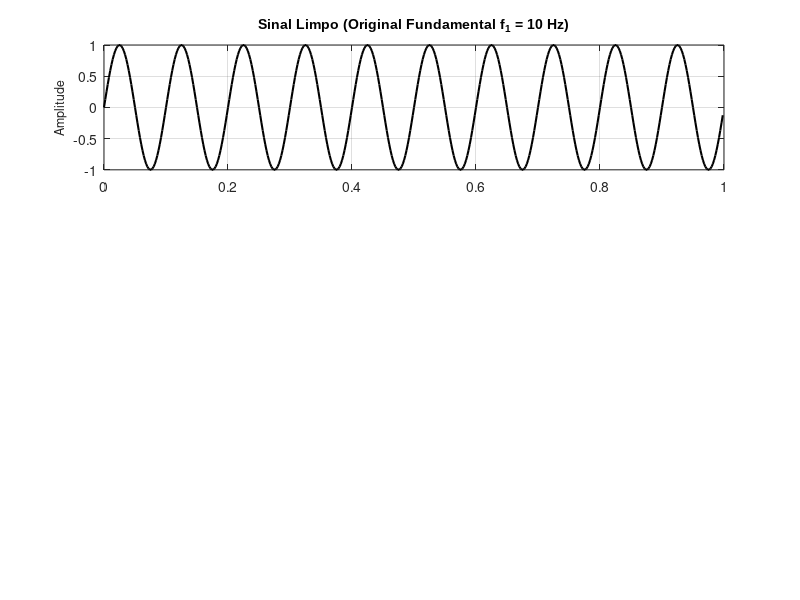

Write the MATLAB code that produced this figure. (Note: this script raises an error after producing the figure.)
clc; clear all; close all;

% 1. Parâmetros do Sinal e Ruído
fs = 500;                 % Frequência de amostragem (Hz)
t = 0 : 1/fs : 1 - 1/fs;  % Vetor de tempo (1 segundo)
N_sinal = length(t);
f1 = 10;                  % Senóide fundamental (10 Hz)
f2 = 120;                 % Ruído harmônico de alta frequência (120 Hz)

% Sinal limpo
x_clean = sin(2 * pi * f1 * t);

% Sinal ruidoso (fundamental + interferência de alta frequência + ruído gaussiano)
rng(42);                  % Semente para reprodutibilidade
noise = 0.3 * randn(size(t));
x_noisy = x_clean + 0.5 * cos(2 * pi * f2 * t) + noise;

% 2. Projeto do Filtro IIR Butterworth
fc = 40;                  % Frequência de corte (Hz)
order = 4;
[b, a] = butter(order, fc / (fs/2));

% 3. Filtragem Causal (Tempo Real)
y_causal = filter(b, a, x_noisy);

% 4. Filtragem Não-Causal (Fase Zero / Offline)
y_zerophase = filtfilt(b, a, x_noisy);

% --- GRÁFICO 1: Comparação no Domínio do Tempo ---
fig1 = figure('Position', [100, 100, 850, 580]);

subplot(3, 1, 1);
plot(t, x_clean, 'k', 'LineWidth', 1.5);
title('Sinal Limpo (Original Fundamental f_1 = 10 Hz)', 'FontSize', 10, 'FontWeight', 'bold', 'FontName', 'Arial');
ylabel('Amplitude', 'FontSize', 9);
grid on; ax = gca; ax.GridLineStyle = '--'; ax.GridAlpha = 0.5;
ylim([-1.8, 1.8]);

subplot(3, 1, 2);
plot(t, x_noisy, 'Color', [0.85, 0.16, 0.16], 'LineWidth', 1.0);
title('Sinal Ruidoso (Entrada: Fundamental + Ruído + Interferência f_2 = 120 Hz)', 'FontSize', 10, 'FontWeight', 'bold', 'FontName', 'Arial');
ylabel('Amplitude', 'FontSize', 9);
grid on; ax = gca; ax.GridLineStyle = '--'; ax.GridAlpha = 0.5;
ylim([-1.8, 1.8]);

subplot(3, 1, 3);
plot(t, y_causal, 'Color', [0, 0.45, 0.74], 'LineWidth', 1.5); hold on;
plot(t, y_zerophase, 'Color', [0.18, 0.77, 0.71], 'LineWidth', 1.5);
title('Sinais Filtrados na Saída (Butterworth de 4ª Ordem)', 'FontSize', 10, 'FontWeight', 'bold', 'FontName', 'Arial');
xlabel('Tempo (s)', 'FontSize', 9);
ylabel('Amplitude', 'FontSize', 9);
legend('Filtragem Causal (filter - Com Atraso)', 'Filtragem Zero-Fase (filtfilt - Sem Atraso)', 'Location', 'southwest', 'FontSize', 8);
grid on; ax = gca; ax.GridLineStyle = '--'; ax.GridAlpha = 0.5;
ylim([-1.8, 1.8]);

exportgraphics(fig1, '../../images/aula9_iir_filtering_time.png', 'Resolution', 200);
close(fig1);

% --- GRÁFICO 2: Comparação no Domínio da Frequência ---
fig2 = figure('Position', [100, 100, 850, 420]);

% Espectros de amplitude por FFT
X_noisy_fft = abs(fft(x_noisy)) / N_sinal;
Y_causal_fft = abs(fft(y_causal)) / N_sinal;
freqs = (0 : N_sinal-1) * (fs / N_sinal);

% Apenas metade positiva do espectro
half_idx = freqs <= fs/2;
f_plot = freqs(half_idx);
X_noisy_plot = 2 * X_noisy_fft(half_idx);
Y_causal_plot = 2 * Y_causal_fft(half_idx);

plot(f_plot, X_noisy_plot, 'Color', [0.85, 0.16, 0.16], 'LineWidth', 1.5); hold on;
plot(f_plot, Y_causal_plot, 'Color', [0, 0.45, 0.74], 'LineWidth', 2.0);
xline(fc, '--k', 'Frequência de Corte (40 Hz)', 'LabelVerticalAlignment', 'top', 'LabelHorizontalAlignment', 'center', 'FontName', 'Arial');

grid on; ax = gca; ax.GridLineStyle = '--'; ax.GridAlpha = 0.5; ax.FontSize = 10;
ax.FontName = 'Arial'; box on;
xlim([0, fs/2]);
xlabel('Frequência (Hz)', 'FontSize', 11, 'FontName', 'Arial');
ylabel('Amplitude (Magnitude)', 'FontSize', 11, 'FontName', 'Arial');
title('Espectro de Amplitude dos Sinais (Entrada vs Saída)', 'FontSize', 12, 'FontWeight', 'bold', 'FontName', 'Arial');
legend('Espectro do Sinal Ruidoso (Entrada)', 'Espectro do Sinal Filtrado (Saída)', 'Location', 'northeast');

exportgraphics(fig2, '../../images/aula9_iir_filtering_freq.png', 'Resolution', 200);
close(fig2);

disp('Gráficos de filtragem temporal e espectral gerados!');
